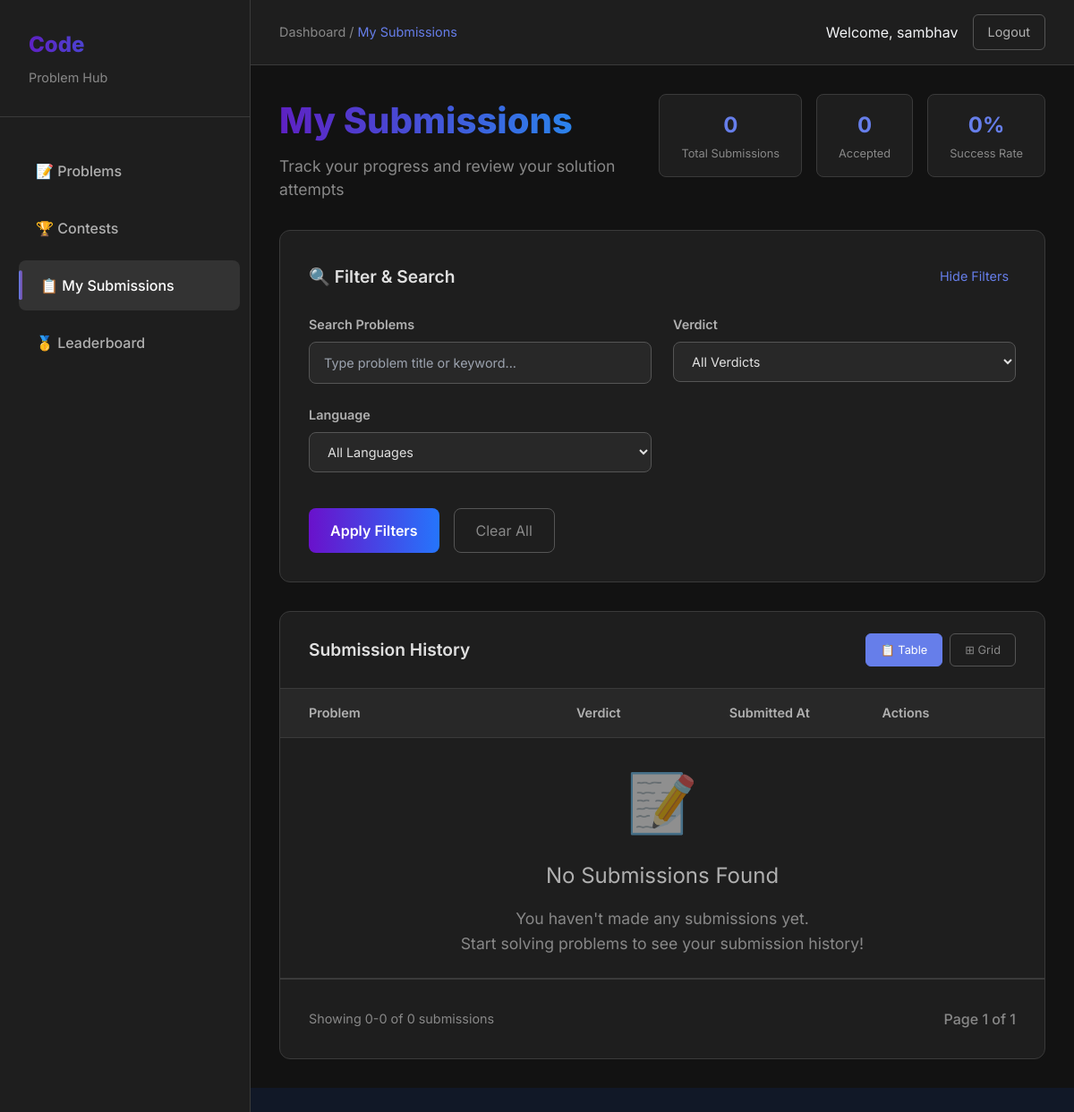
The app's page /submissions/history/ (signed in), older data.
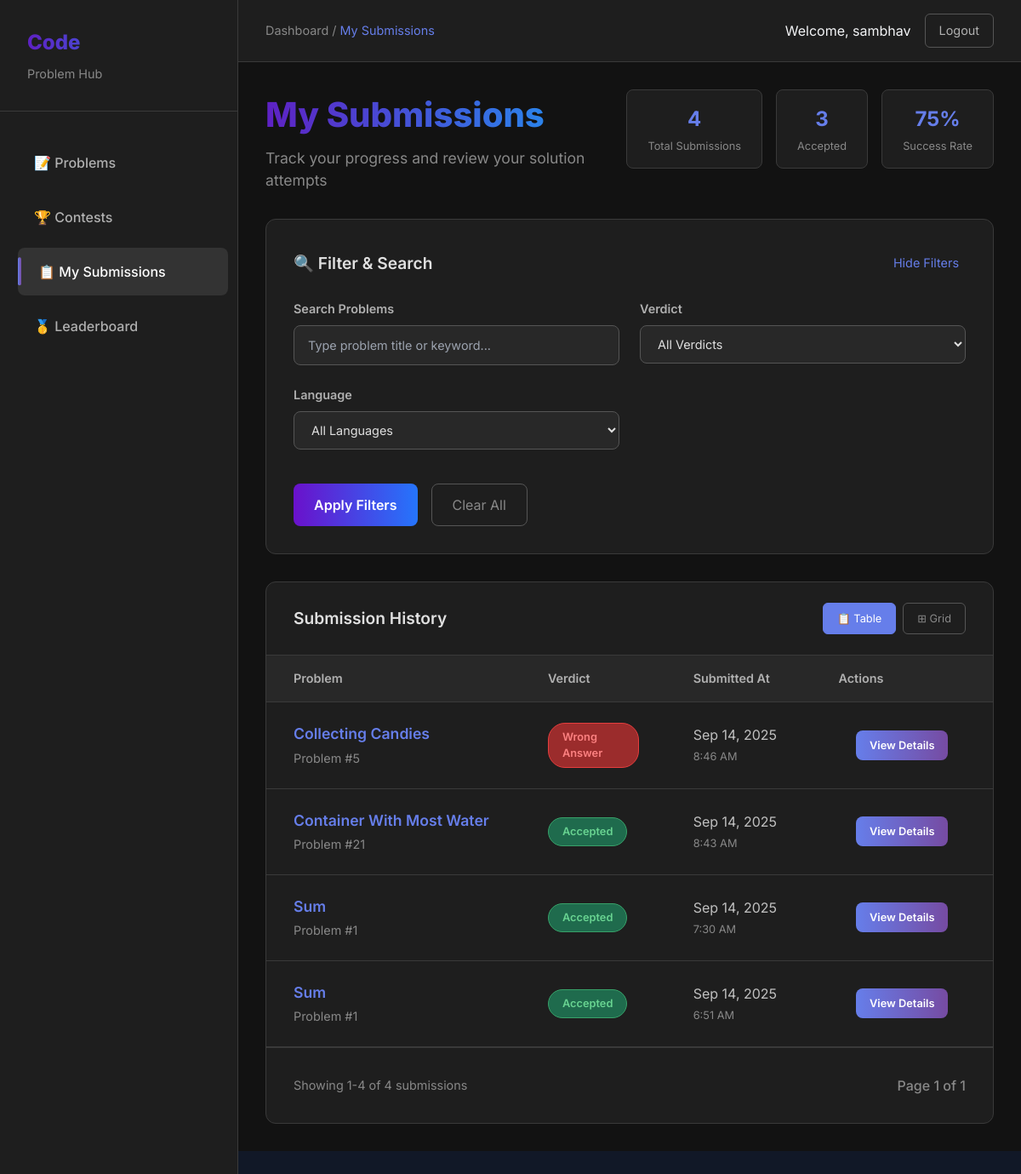
The same page, newer data.
### submissions/models.py (models this page shows, shortened)
class Submission(models.Model):
    STATUS_CHOICES = [
        ('Accepted', 'Accepted'),
        ('Wrong Answer', 'Wrong Answer'),
        ('Time Limit Exceeded', 'Time Limit Exceeded'),
        ('Runtime Error', 'Runtime Error'),
    ]
    user = models.ForeignKey(User, on_delete=models.CASCADE)
    problem = models.ForeignKey(Problem, on_delete=models.CASCADE)
    code = models.TextField()
    language = models.CharField(max_length=20, default='python')
    created_at = models.DateTimeField(auto_now_add=True)
    verdict = models.CharField(max_length=20, choices=STATUS_CHOICES)
    output = models.TextField()
    error = models.TextField()

### problems/models.py (models this page shows, shortened)
class Problem(models.Model):
    DIFFICULTY_CHOICES = [
        ('Easy', 'Easy'),
        ('Medium', 'Medium'),
        ('Hard', 'Hard'),
    ]
    title = models.CharField(max_length=200)
    description = models.TextField()
    input_description = models.TextField()
    output_description = models.TextField()
    constraints = models.TextField()
    sample_input = models.TextField()
    sample_output = models.TextField()
    difficulty = models.CharField(max_length=10, choices=DIFFICULTY_CHOICES)
    tags = models.ManyToManyField(Tag, related_name='problems')
    slug = models.SlugField(unique=True)
    is_ai_source = models.BooleanField(default=False)

### submissions/views.py (the view)
# urls.py: path('history/', views.submission_history, name='submission_history'),
@login_required
def submission_history(request):
    submissions = Submission.objects.filter(user=request.user).order_by('-created_at')
    paginator = Paginator(submissions, 6)
    page_number = request.GET.get('page')
    page_obj = paginator.get_page(page_number)
    if User.is_authenticated:
        total_submissions = submissions.count()
        accepted_count = submissions.filter(verdict='Accepted').count()
    else:
        total_submissions = 0
        accepted_count = 0
    percent_accepted = int(accepted_count / total_submissions * 100) if total_submissions > 0 else 0
    return render(request, 'submissions/history.html', {
        'submissions': page_obj,
        'total_submissions': total_submissions,
        'accepted_count': accepted_count,
        'percent_accepted': percent_accepted,
        })

### templates/submissions/history.html (shortened to what this page needs)
<!DOCTYPE html>
<html lang="en">
<head>
    <script src="https://cdn.tailwindcss.com"></script>
</head>
<body class="bg-gray-900 text-gray-100">
    <div class="main-container">
        <aside class="sidebar" id="sidebar">
            <div class="sidebar-header">
                <div class="sidebar-title">Code</div>
                <div class="sidebar-subtitle">Problem Hub</div>
            </div>
            <nav>
                <a href="/problems/">📝 Problems</a>
                <a href="/problems/contests/">🏆 Contests</a>
                <a href="/submissions/history/" class="active">📋 My Submissions</a>
                <a href="/submissions/leaderboard/">🥇 Leaderboard</a>
            </nav>
        </aside>
        <div style="flex: 1;">
            <header class="top-header">
                <div class="breadcrumb">
                    Dashboard / <span>My Submissions</span>
                </div>
                <div class="user-actions">
                    {% if user.is_authenticated %}
                        <span>Welcome, {{ user.username }}</span>
                        <a href="/problems/logout/">Logout</a>
                    {% else %}
                        <a href="/login/">Login</a>
                        <a href="/register/">Sign Up</a>
                    {% endif %}
                </div>
            </header>
            <main class="content-area">
                <div class="content-header">
                    <div class="page-title-section">
                        <h1 class="page-title">My Submissions</h1>
                        <p class="page-subtitle">Track your progress and review your solution attempts</p>
                    </div>
                    <div class="stats-section">
                        <div class="stat-card">
                            <div class="stat-number" id="totalSubmissions">{{total_submissions}}</div>
                            <div class="stat-label">Total Submissions</div>
                        </div>
                        <div class="stat-card">
                            <div class="stat-number" id="acceptedSubmissions">{{accepted_count}}</div>
                            <div class="stat-label">Accepted</div>
                        </div>
                        <div class="stat-card">
                            <div class="stat-number" id="acceptanceRate">{{percent_accepted}}%</div>
                            <div class="stat-label">Success Rate</div>
                        </div>
                    </div>
                </div>
                <div class="filter-panel">
                    <div class="filter-header">
                        <h2 class="filter-title">🔍 Filter & Search</h2>
                        <button class="filter-toggle" onclick="toggleFilters()">Hide Filters</button>
                    </div>
                    <form id="filterForm" class="filter-grid">
                        <div class="filter-group">
                            <label for="search">Search Problems</label>
                            <input type="text" name="search" id="search" placeholder="Type problem title or keyword..." value="">
                        </div>
                        <div class="filter-group">
                            <label for="verdict">Verdict</label>
                            <select name="verdict" id="verdict">
                                <option value="">All Verdicts</option>
                            </select>
                        </div>
                        <div class="filter-group">
                            <label for="language">Language</label>
                            <select name="language" id="language">
                                <option value="">All Languages</option>
                            </select>
                        </div>
                        <div class="filter-actions">
                            <button type="button" class="filter-button" onclick="applyFilters()">Apply Filters</button>
                            <button type="button" class="clear-button" onclick="clearFilters()">Clear All</button>
                        </div>
                    </form>
                </div>
                <div class="submissions-container">
                    <div class="submissions-header">
                        <h2 class="submissions-title">Submission History</h2>
                        <div class="view-toggle">
                            <button class="view-button active" onclick="switchView('table')">📋 Table</button>
                            <button class="view-button" onclick="switchView('grid')">⊞ Grid</button>
                        </div>
                    </div>
                    <div class="submissions-table-container" id="tableView">
                        <table class="submissions-table">
                            <thead>
                                <tr>
                                    <th style="width: 35%;">Problem</th>
                                    <th style="width: 20%;">Verdict</th>
                                    <th style="width: 20%;">Submitted At</th>
                                    <th style="width: 25%;">Actions</th>
                                </tr>
                            </thead>
                            <tbody id="submissionTableBody">
                                {% for submission in submissions %}
                                <tr>
                                    <td>
                                        <a href="{% url 'problem_detail' submission.problem.slug %}" class="problem-title-cell">{{ submission.problem.title }}</a>
                                        <div style="color: #888; font-size: 0.9rem; margin-top: 0.25rem;">
                                            Problem #{{ submission.problem.id }}
                                        </div>
                                    </td>
                                    <td>
                                        <span class="verdict-badge
                                            {% if submission.verdict == 'Accepted' %}verdict-accepted
                                            {% elif submission.verdict == 'Wrong Answer' %}verdict-wrong
                                            {% elif submission.verdict == 'Runtime Error' %}verdict-runtime-error
                                            {% elif submission.verdict == 'Time Limit Exceeded' %}verdict-tle
                                            {% else %}verdict-other
                                            {% endif %}">
                                            {{ submission.verdict }}
                                        </span>
                                    </td>
                                    <td style="color: #c0c0c0;">
                                        {{ submission.created_at|date:"M j, Y" }}<br>
                                        <span style="color: #888; font-size: 0.8rem;">{{ submission.created_at|time:"g:i A" }}</span>
                                    </td>
                                    <td class="actions-cell">
                                        <button
                                            onclick="showSubmissionDetails(
                                                `{{ submission.code|escapejs }}`,
                                                `{{ submission.output|default:''|escapejs }}`,
                                                `{{ submission.error|default:''|escapejs }}`,
                                                '{{ submission.problem.title|escapejs }}',
                                                '{{ submission.verdict|escapejs }}',
                                                '{{ submission.created_at|escapejs }}'
                                            )"
                                            class="view-details-btn"
                                        >
                                            View Details
                                        </button>
                                    </td>
                                </tr>
                                {% empty %}
                                <tr>
                                    <td colspan="4" class="empty-state">
                                        <div class="empty-state-icon">📝</div>
                                        <h3>No Submissions Found</h3>
                                        <p>You haven't made any submissions yet.<br>Start solving problems to see your submission history!</p>
                                    </td>
                                </tr>
                                {% endfor %}
                            </tbody>
                        </table>
                    </div>
                    <div class="pagination-container">
                        <div class="pagination-info">
                            Showing {{ submissions.start_index }}-{{ submissions.end_index }} of {{ submissions.paginator.count }} submissions
                        </div>
                        <div class="pagination-controls">
                            <span>Page {{ submissions.number }} of {{ submissions.paginator.num_pages }}</span>
                        </div>
                    </div>
                </div>
            </main>
        </div>
    </div>
</body>
</html>

Row changes from the older to the newer data that the page shows:
added Submission: problem "Collecting Candies", problem.id "5", verdict "Wrong Answer", created_at "Sep 14, 2025", created_at "8:46 AM"
added Submission: problem "Container With Most Water", problem.id "21", verdict "Accepted", created_at "Sep 14, 2025", created_at "8:43 AM"
added Submission: problem "Sum", problem.id "1", verdict "Accepted", created_at "Sep 14, 2025", created_at "7:30 AM"
added Submission: problem "Sum", problem.id "1", verdict "Accepted", created_at "Sep 14, 2025", created_at "6:51 AM"
Text that changed along with them:
{{ total_submissions }}: "0" → "4"
{{ accepted_count }}: "0" → "3"
{{ percent_accepted }}: "0" → "75"
{{ submissions.start_index }}: "0" → "1"
{{ submissions.end_index }}: "0" → "4"
{{ submissions.paginator.count }}: "0" → "4"
text no longer shown: "📝 No Submissions Found You haven't made any submissions yet. Start solving problems to see your submission history!"
